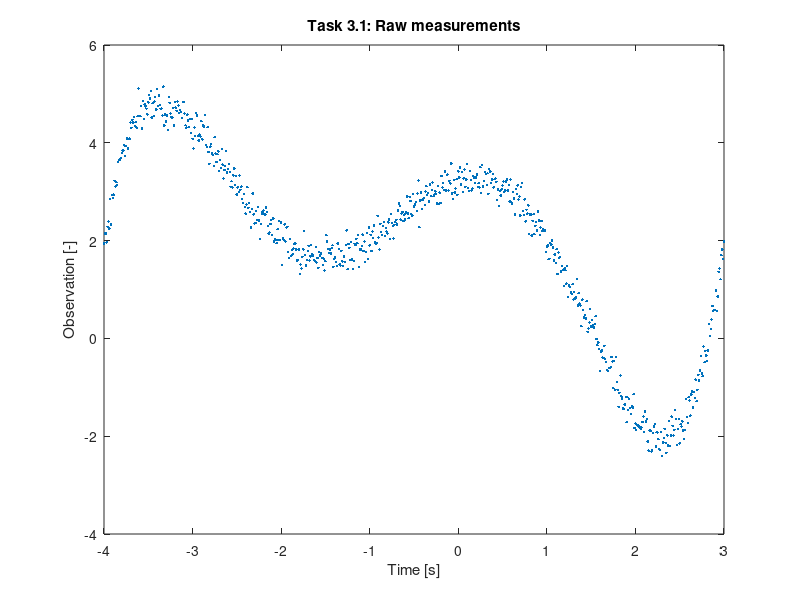
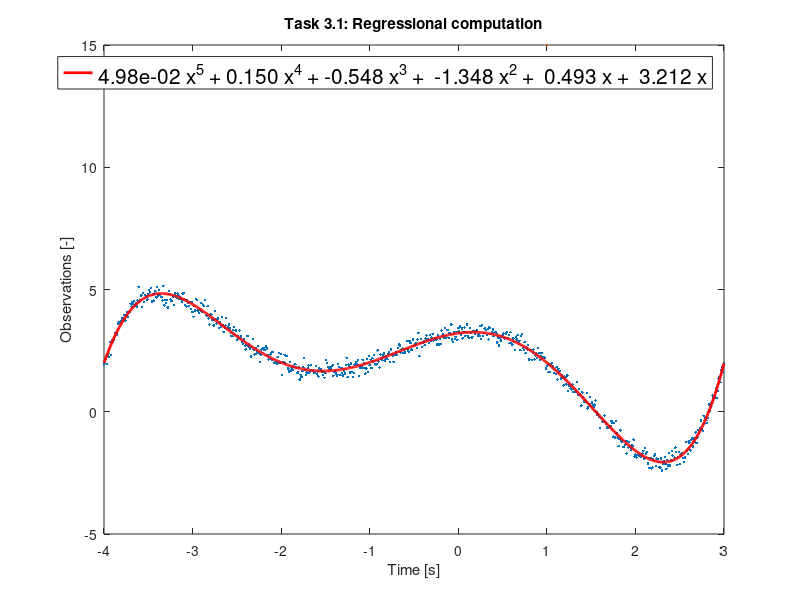

Source code (MATLAB) for these figures, in order: (Note: this script raises an error after producing the figures.)
%--------------------------------------------------------------------------
%   
%          ADJUSTMENT THEORY I
%    Exercise 9: Adjustment Calculation - part IV  
% 
%   Author         : Anastasia Pasioti
%   Version        : October 11, 2018
%   Last changes   : January 11, 2023
%
%--------------------------------------------------------------------------

clc;
clear all;
close all;

%--------------------------------------------------------------------------
%   Task 1
%--------------------------------------------------------------------------
%--------------------------------------------------------------------------
%   Observations and initial values for the unknowns
%--------------------------------------------------------------------------
%Load data


%Error-free values
data = load("Exercise3-3.txt");
t = data(:,1);
y = data(:,2);

figure;
plot(t,y,'.')
title('Task 3.1: Raw measurements')
xlabel('Time [s]')
ylabel('Observation [-]')
hold off

%Vector of observations
L = y;

%Number of observations
no_n = length(L);

%Initial values for the unknowns
a = 1; %
b = 1; %
c= 1;
d = 1;
e=1;
f = 1;

%Vector of initial values for the unknowns
X_0 = [a; b;c;d;e;f ];

%Number of unknowns
no_u = length(X_0);

%Redundancy
r = no_n - no_u;

%--------------------------------------------------------------------------
%  Stochastic model
%--------------------------------------------------------------------------

Q_LL = eye(no_n);

%Weight matrix
P = inv(Q_LL);

%--------------------------------------------------------------------------
%  Adjustment
%--------------------------------------------------------------------------
%break-off conditions
epsilon = 10^-12;
delta = 10^-12;
max_x_hat = Inf;
Check2 = Inf;

%Number of iterations
iteration = 0;

while max_x_hat > epsilon || Check2 > delta         
    
     %Observations as functions of the approximations for the unknowns
     %L_0 = a*t.^3 + b*t.^2 + c*t+d;
     %L_0 = a*t.^4 + b*t.^3 + c*t.^2+d*t+e;
     L_0 = a*t.^5 + b*t.^4 + c*t.^3+d*t.^2+e*t+f;
     
     %Vector of reduced observations
     l = L - L_0;
    
     %Design matrix with the elements from the Jacobian matrix J
     
     A = [t.^5, t.^4 , t.^3 , t.^2,t , ones(no_n, 1)];  
    
     %Normal matrix
     N = A' * P * A;
     
     %Vector of right hand side of normal equations
     n = A' * P * l;
    
     %Inversion of normal matrix / Cofactor matrix of the unknowns
     Q_xx = inv(N);
    
     %Solution of the normal equations
     x_hat = Q_xx * n;
      
     %Update
     X_hat = X_0 + x_hat;
     X_0 = X_hat;

     a = X_hat(1);
     b = X_hat(2);
     c = X_hat(3);
     d = X_hat(4);
     e = X_hat(5);
     f = X_hat(6);
    
     %Check 1
     max_x_hat = max(abs(x_hat));
     
     %Vector of residuals
     v = A * x_hat -l;
 
     %Vector of adjusted observations
     L_hat = L + v;
    
     %Objective function
     vTPv = v' * P * v;
    
     %Functional relationships without the observations
     %Psi = a*t.^3 +b*t.^2 + c*t + d;
     %Psi = a*t.^4 + b*t.^3 + c*t.^2+d*t+e;
     Psi = a*t.^5 + b*t.^4 + c*t.^3+d*t.^2+e*t + f;
     %Check 2
     Check2 = max(abs(L_hat- Psi)); 
    
     %Update number of iterations
     iteration = iteration+1;
  
end

if Check2<=delta
    disp('Everything is fine!')
else
    disp('Something is wrong.')
end

iteration

%--------------------------------------------------------------------------
%  Plot
%--------------------------------------------------------------------------
figure;
plot(t, y, '.', Markersize=15)
title('Task 3.1: Regressional computation')
xlabel('Time [s]')
ylabel('Observations [-]')
hold on 
txt = sprintf('%.2e x^5 + %.3f x^4 + %.3f x^3 +  %.3f x^2 +  %.3f x +  %.3f x ', a, b,c,d,e,f)

h_line = plot(t, a*t.^5+b*t.^4+c*t.^3+d*t.^2+e*t+f, 'DisplayName', txt, 'Color', 'r', 'LineWidth', 2);
legend(h_line, 'Location', 'best','FontSize',15);
hold off 

%--------------------------------------------------------------------------
%  Detrend the model
%--------------------------------------------------------------------------
figure;
y_new = y - Psi;
data_to_save = [t(:), y_new(:)];
writematrix(data_to_save, 'task3_1_data.txt', 'Delimiter', '\t'); % write to matrix to compute xcross

plot(t, y_new, '.', Markersize=15)
title('Task 3.1: Observation measurements - Detrended')
xlabel('Time [s]')
ylabel('Observations [-]')
hold on 


